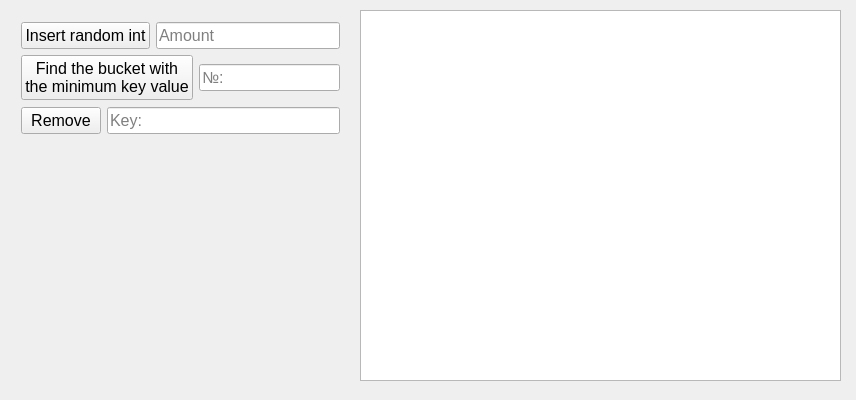
<?xml version="1.0" encoding="UTF-8"?>
<ui version="4.0">
 <class>task2Class</class>
 <widget class="QMainWindow" name="task2Class">
  <property name="geometry">
   <rect>
    <x>0</x>
    <y>0</y>
    <width>856</width>
    <height>400</height>
   </rect>
  </property>
  <property name="windowTitle">
   <string>task2</string>
  </property>
  <widget class="QWidget" name="centralWidget">
   <widget class="QTextEdit" name="textEdit">
    <property name="geometry">
     <rect>
      <x>360</x>
      <y>10</y>
      <width>481</width>
      <height>371</height>
     </rect>
    </property>
   </widget>
   <widget class="QWidget" name="layoutWidget">
    <property name="geometry">
     <rect>
      <x>10</x>
      <y>10</y>
      <width>341</width>
      <height>136</height>
     </rect>
    </property>
    <layout class="QVBoxLayout" name="verticalLayout_2">
     <item>
      <layout class="QVBoxLayout" name="verticalLayout">
       <item>
        <layout class="QVBoxLayout" name="verticalLayout_3">
         <item>
          <layout class="QHBoxLayout" name="horizontalLayout_2">
           <item>
            <widget class="QPushButton" name="insertBtn">
             <property name="font">
              <font>
               <pointsize>12</pointsize>
              </font>
             </property>
             <property name="text">
              <string>Insert random int</string>
             </property>
            </widget>
           </item>
           <item>
            <widget class="QLineEdit" name="insertEdit">
             <property name="font">
              <font>
               <pointsize>12</pointsize>
              </font>
             </property>
             <property name="readOnly">
              <bool>true</bool>
             </property>
             <property name="placeholderText">
              <string>Amount</string>
             </property>
            </widget>
           </item>
          </layout>
         </item>
         <item>
          <layout class="QHBoxLayout" name="horizontalLayout_3">
           <item>
            <widget class="QPushButton" name="findBtn">
             <property name="font">
              <font>
               <pointsize>12</pointsize>
              </font>
             </property>
             <property name="text">
              <string>Find the bucket with
the minimum key value</string>
             </property>
            </widget>
           </item>
           <item>
            <widget class="QLineEdit" name="findEdit">
             <property name="font">
              <font>
               <pointsize>12</pointsize>
              </font>
             </property>
             <property name="readOnly">
              <bool>true</bool>
             </property>
             <property name="placeholderText">
              <string>№:</string>
             </property>
            </widget>
           </item>
          </layout>
         </item>
        </layout>
       </item>
      </layout>
     </item>
     <item>
      <layout class="QHBoxLayout" name="horizontalLayout">
       <item>
        <widget class="QPushButton" name="removeBtn">
         <property name="font">
          <font>
           <pointsize>12</pointsize>
          </font>
         </property>
         <property name="text">
          <string>Remove</string>
         </property>
        </widget>
       </item>
       <item>
        <widget class="QLineEdit" name="removeEdit">
         <property name="font">
          <font>
           <pointsize>12</pointsize>
          </font>
         </property>
         <property name="inputMask">
          <string>999</string>
         </property>
         <property name="placeholderText">
          <string>Key:</string>
         </property>
        </widget>
       </item>
      </layout>
     </item>
    </layout>
   </widget>
  </widget>
 </widget>
 <layoutdefault spacing="6" margin="11"/>
 <resources>
  <include location="task2.qrc"/>
 </resources>
 <connections/>
</ui>
